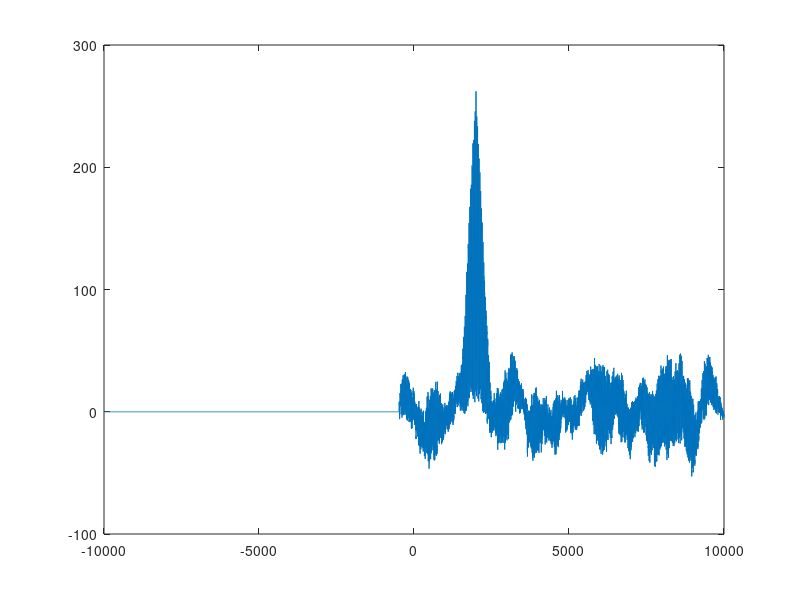

Recreate this plot in MATLAB.
v = 340;
ts = 1/1e6;

rx_short = load('rf_signals/rx_short.dat');
tx_short = load('rf_signals/tx_short.dat');

n = -length(tx_short)+1:length(tx_short)-1;
r = xcorr(rx_short, tx_short);

plot(n,r)

[argvalue, argmax] = max(r);
d = (n(argmax)*ts*v)/2
